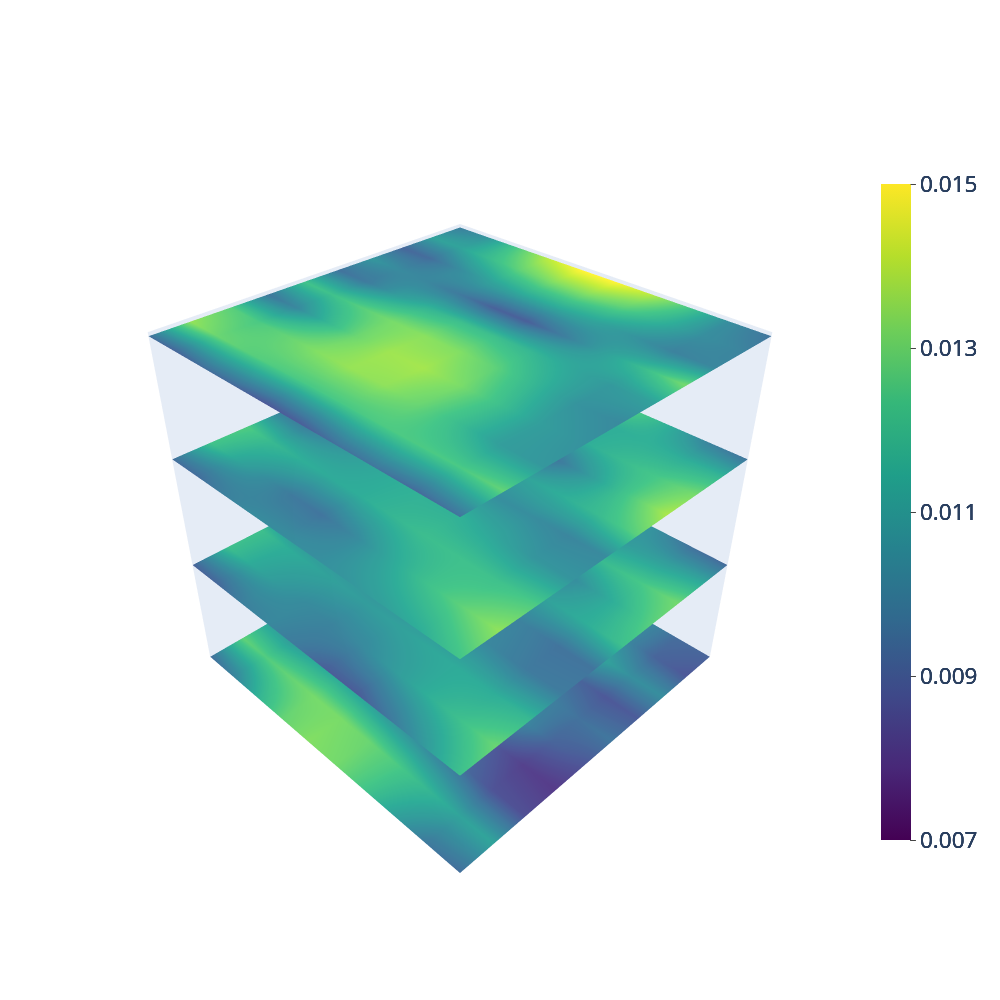

Source (notebook cell):
### Code cell
# uncertainty plot

v_re = v.reshape(num_points, num_points,num_points)

var_colorbar_limits = np.array([0.007, 0.015])

plot_Uncertainty(X = X1, 
                 Y = X2,
                 Z = X3, 
                 W = v_re,
                 var_name=var_names,
                 lower_bounds = lower_bounds,
                 upper_bounds = upper_bounds,
                 var_colorbar_limits = var_colorbar_limits, 
                 plt_idx = fixed_var_idx
                 )
